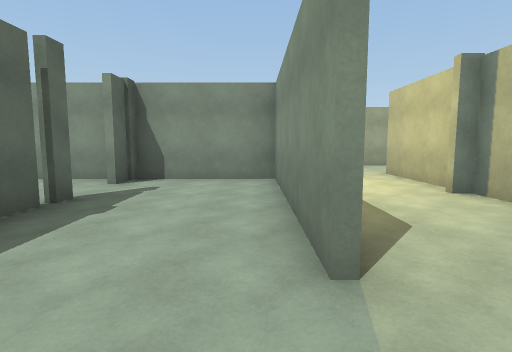
View 1 (above)

17 first-person views from a walk through a Unity game level. The camera is 1.5 m above the floor, tilts 6° down and sees 80° across. The floor is counted in squares, 2 m on a side. Each view is taken from the middle of a square. On the plan, view 1 faces up. The plan holds only what a view shows up to about 10 squares ahead; the rest is blank. The place goes on beyond the plan. The player is left out.

View 2
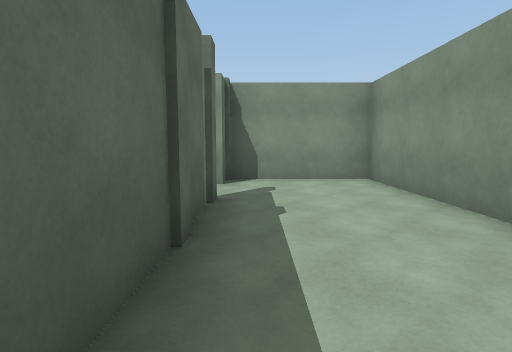

View 3
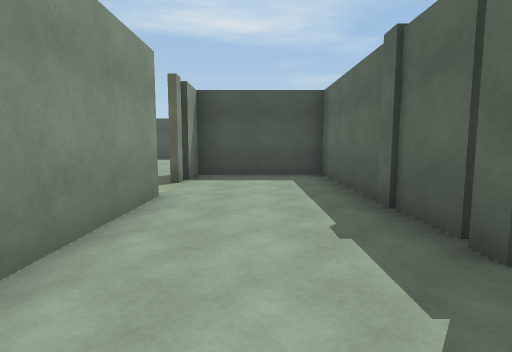

View 4
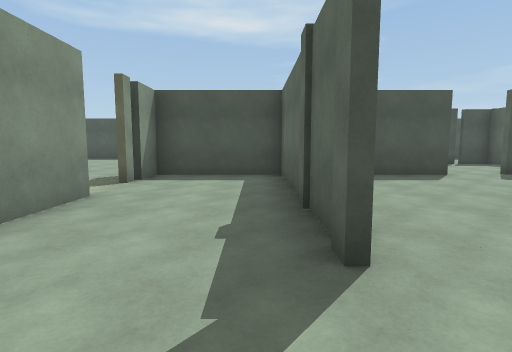

View 5
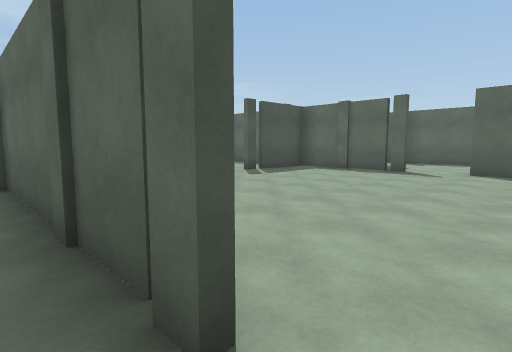

View 6
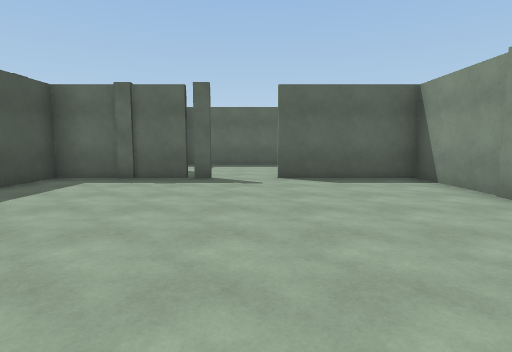

View 7
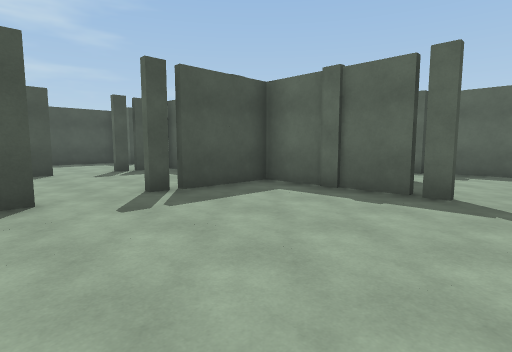

View 8
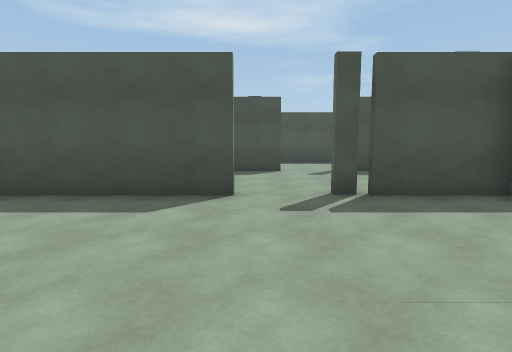

View 9
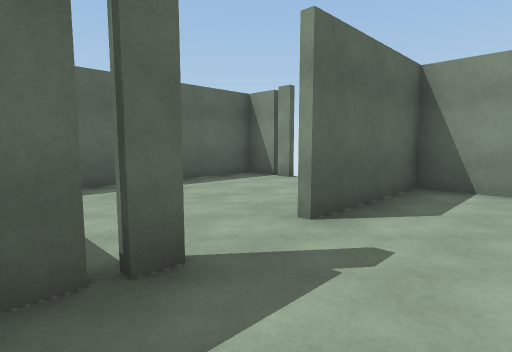

View 10
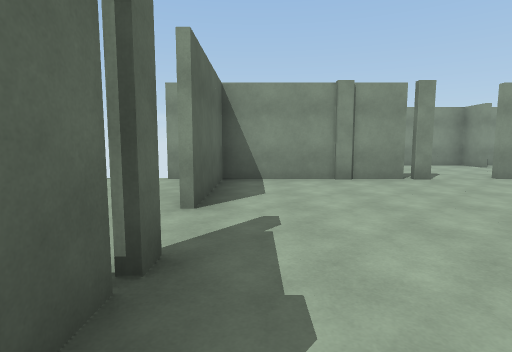

View 11
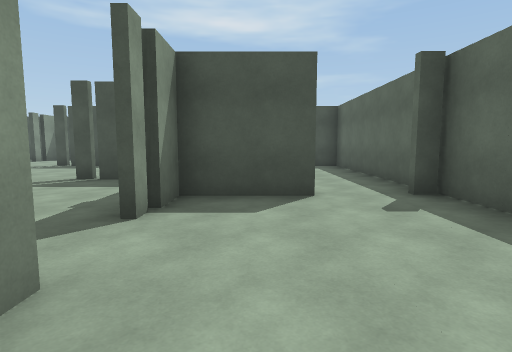

View 12
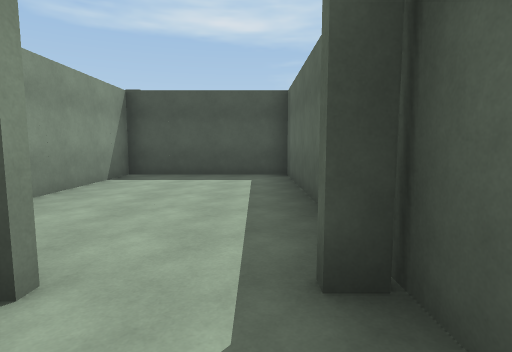

View 13
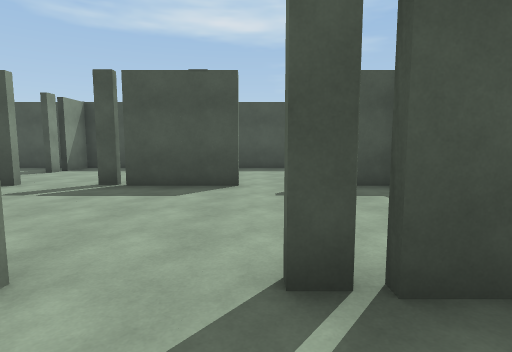

View 14
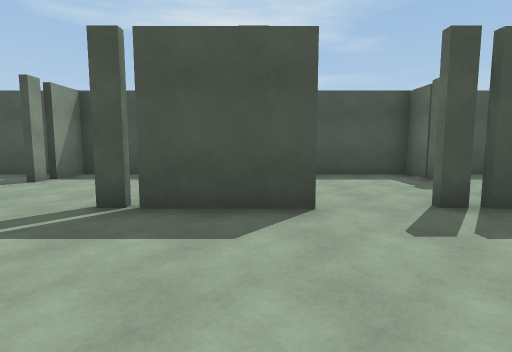

View 15
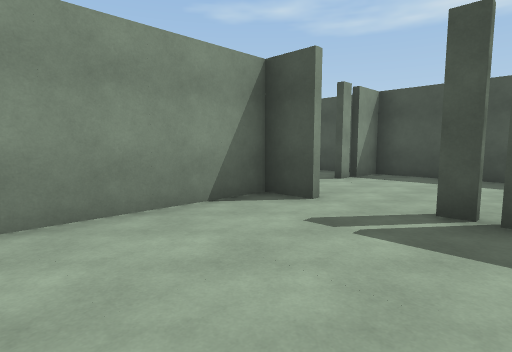

View 16
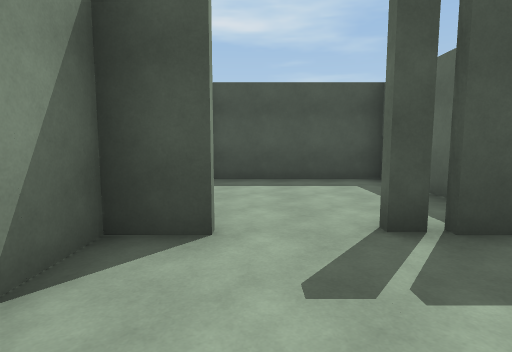

View 17
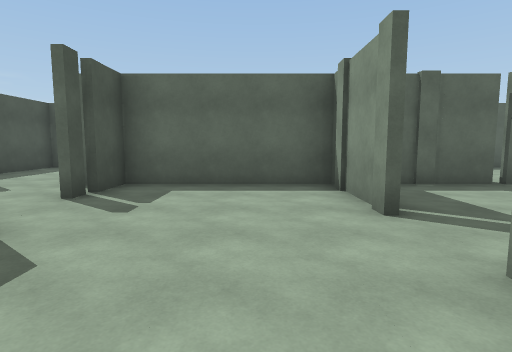

### Floor plan
Points are (right, up) in squares from view 1. A wall is a line through its corners. A room is listed if a view was taken in it or the views show most of it. See-through windows are left out.
Room 1 (views 1, 2, 3, 4, 5)
walls: (-2.6, 4.2) (-2.6, -1.5); (0.4, 1.5) (0.4, 6.5) (-2.6, 6.5) (-2.6, 5.6); (0.4, -0.2) (0.4, 0.2); (-3.1, -1.4) (0.4, -1.4)
Room 2 (views 6, 7, 8, 9, 10, 13)
walls: (-6.2, 6.5) (-10.7, 6.5) (-10.7, 3.4); (-10.7, 2.1) (-10.7, 1.6); (-10.7, 1.5) (-10.7, -1); (-6.8, -1.4) (-3.1, -1.4); (-3.1, 6.5) (-4.9, 6.5); (-10.8, -1.4) (-8.1, -1.4)
ways out: gap at (-9, -1) to room 4
Room 3 (views 11, 12)
walls: (-12.9, 0.5) (-10.9, 0.5); (-14.8, 0.5) (-14.2, 0.5); (-10.9, 1.6) (-10.9, 2.1); (-13.2, 6.5) (-13.8, 6.5); (-13.9, 6.5) (-14.8, 6.5) (-14.8, -5.5) (-10.9, -5.5) (-10.9, -2.1)
ways out: gap at (-14, 7); gap at (-12, 7)
Room 4 (views 14, 15, 16, 17)
walls: (-8.1, -1.6) (-10.8, -1.6); (-7.8, -5.5) (-5.6, -5.5); (-5.5, -5.5) (-5, -5.5); (-3.8, -5.5) (-2.7, -5.5) (-2.7, -2.2); (-10.7, -1) (-10.7, -5.5) (-9.1, -5.5)
ways out: gap at (-9, -1) to room 2

Positions as (right, up) in squares from view 1, and headings:
1: (0, 0), facing up
2: (-2, 0), facing up
3: (-1, 6), facing down
4: (-2, 6), facing down
5: (-2, 5), facing down-left
6: (-4, 3), facing left
7: (-6, 3), facing down-left
8: (-7, 3), facing down
9: (-9, 1), facing up-left
10: (-10, 0), facing up
11: (-12, 5), facing down
12: (-14, 2), facing down
13: (-8, 0), facing down
14: (-7, -2), facing down
15: (-6, -2), facing down-right
16: (-4, -3), facing down
17: (-5, -3), facing left
